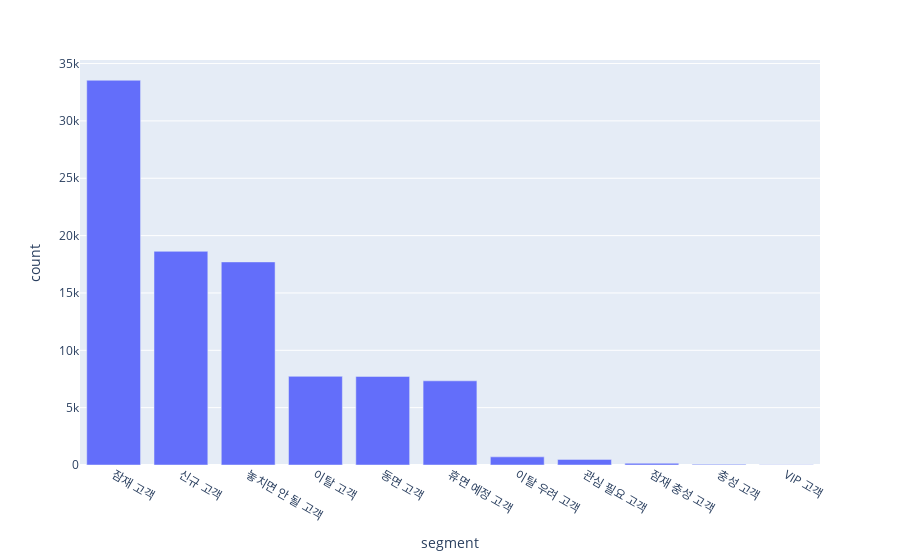

Notebook source saved alongside this figure:
### Markdown cell above
plotly 라이브러리를 이용해 데이터 시각화  
matplotlib이나 seaborn 라이브러리보다 세련되고 다양한 기능 지원하는 라이브러리  
interactive하다는 것이 가장 큰 특징  
왜 plotly 사용? interactive하다는 특징을 이용해 상세하게 보고 싶어서  
고객 세그먼트별 고객 수  
'잠재 고객' 세그먼트에 해당하는 고객 수가 가장 많고, 'VIP 고객'에 해당하는 고객 수가 가장 적음.

### Code cell
plt.figure(figsize=(15, 10))
seg = data.groupby('segment')['customer_unique_id'].nunique().reset_index().sort_values(by = 'customer_unique_id', ascending = False)
seg.rename(columns = {'customer_unique_id' : 'count'}, inplace = True)
fig = px.bar(seg, x = 'segment', y = 'count')
fig.show()

### Figure 1 — Plotly figure (JSON) as saved in the notebook; plotly's stock layout.template omitted (floating-point values rounded to 4 significant figures)
{"data": [{"alignmentgroup": "True", "hovertemplate": "segment=%{x}<br>count=%{y}<extra></extra>", "legendgroup": "", "marker": {"color": "#636efa", "pattern": {"shape": ""}}, "name": "", "offsetgroup": "", "orientation": "v", "showlegend": false, "textposition": "auto", "type": "bar", "x": ["잠재 고객", "신규 고객", "놓치면 안 될 고객", "이탈 고객", "동면 고객", "휴면 예정 고객", "이탈 우려 고객", "관심 필요 고객", "잠재 충성 고객", "충성 고객", "VIP 고객"], "xaxis": "x", "y": [33544, 18629, 17705, 7730, 7723, 7339, 710, 489, 149, 58, 30], "yaxis": "y"}], "layout": {"barmode": "relative", "legend": {"tracegroupgap": 0}, "margin": {"t": 60}, "xaxis": {"anchor": "y", "domain": [0, 1], "title": {"text": "segment"}}, "yaxis": {"anchor": "x", "domain": [0, 1], "title": {"text": "count"}}}}
